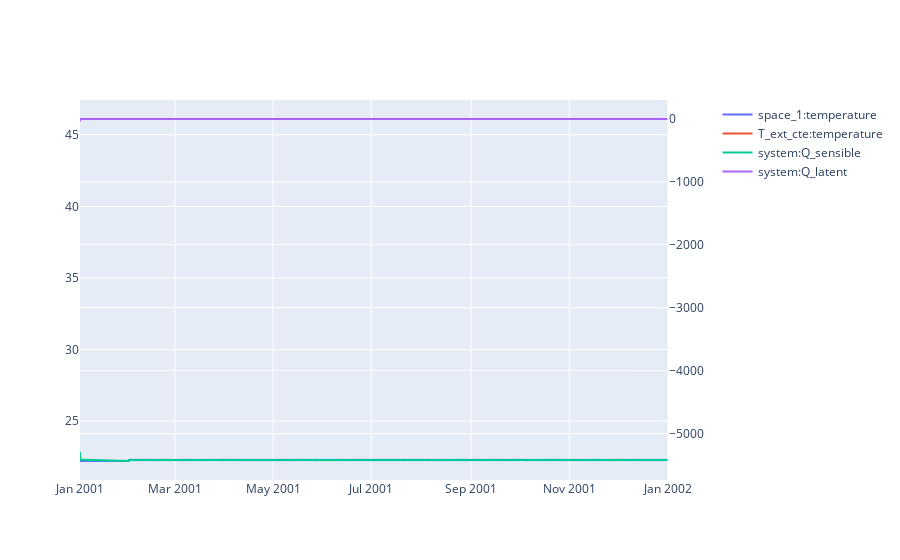

The code cell stored with this chart in its notebook:
### Code cell
variables = [pro.component("space_1").variable("temperature"),
             pro.component("T_ext_cte").variable("temperature"),
             pro.component("system").variable("Q_sensible"),
             pro.component("system").variable("Q_latent"),
             ]
sim.plot(pro.dates(),variables,axis=[1,1,2,2])

### Figure 1 — Plotly figure (JSON) as saved in the notebook; plotly's stock layout.template omitted (floating-point values rounded to 4 significant figures; data arrays with more than 128 entries replaced by an {"elided": "..."} marker saying what was removed)
{"data": [{"hovertemplate": "date=%{x}<br>space_1:temperature=%{y}<extra></extra>", "legendgroup": "", "line": {"dash": "solid"}, "marker": {"symbol": "circle"}, "mode": "lines", "name": "space_1:temperature", "showlegend": true, "type": "scattergl", "x": {"elided": "8760 str values"}, "xaxis": "x", "y": {"elided": "8760 float values"}, "yaxis": "y"}, {"hovertemplate": "date=%{x}<br>T_ext_cte:temperature=%{y}<extra></extra>", "legendgroup": "", "line": {"dash": "solid"}, "marker": {"symbol": "circle"}, "mode": "lines", "name": "T_ext_cte:temperature", "showlegend": true, "type": "scattergl", "x": {"elided": "8760 str values"}, "xaxis": "x", "y": {"elided": "8760 float values"}, "yaxis": "y"}, {"hovertemplate": "date=%{x}<br>system:Q_sensible=%{y}<extra></extra>", "legendgroup": "", "line": {"dash": "solid"}, "marker": {"symbol": "circle"}, "mode": "lines", "name": "system:Q_sensible", "showlegend": true, "type": "scattergl", "x": {"elided": "8760 str values"}, "xaxis": "x", "y": {"elided": "8760 float values"}, "yaxis": "y2"}, {"hovertemplate": "date=%{x}<br>system:Q_latent=%{y}<extra></extra>", "legendgroup": "", "line": {"dash": "solid"}, "marker": {"symbol": "circle"}, "mode": "lines", "name": "system:Q_latent", "showlegend": true, "type": "scattergl", "x": {"elided": "8760 str values"}, "xaxis": "x", "y": {"elided": "8760 float values"}, "yaxis": "y2"}], "layout": {"xaxis": {"anchor": "y", "domain": [0, 0.94]}, "yaxis": {"anchor": "x", "domain": [0, 1]}, "yaxis2": {"anchor": "x", "overlaying": "y", "side": "right"}}}
